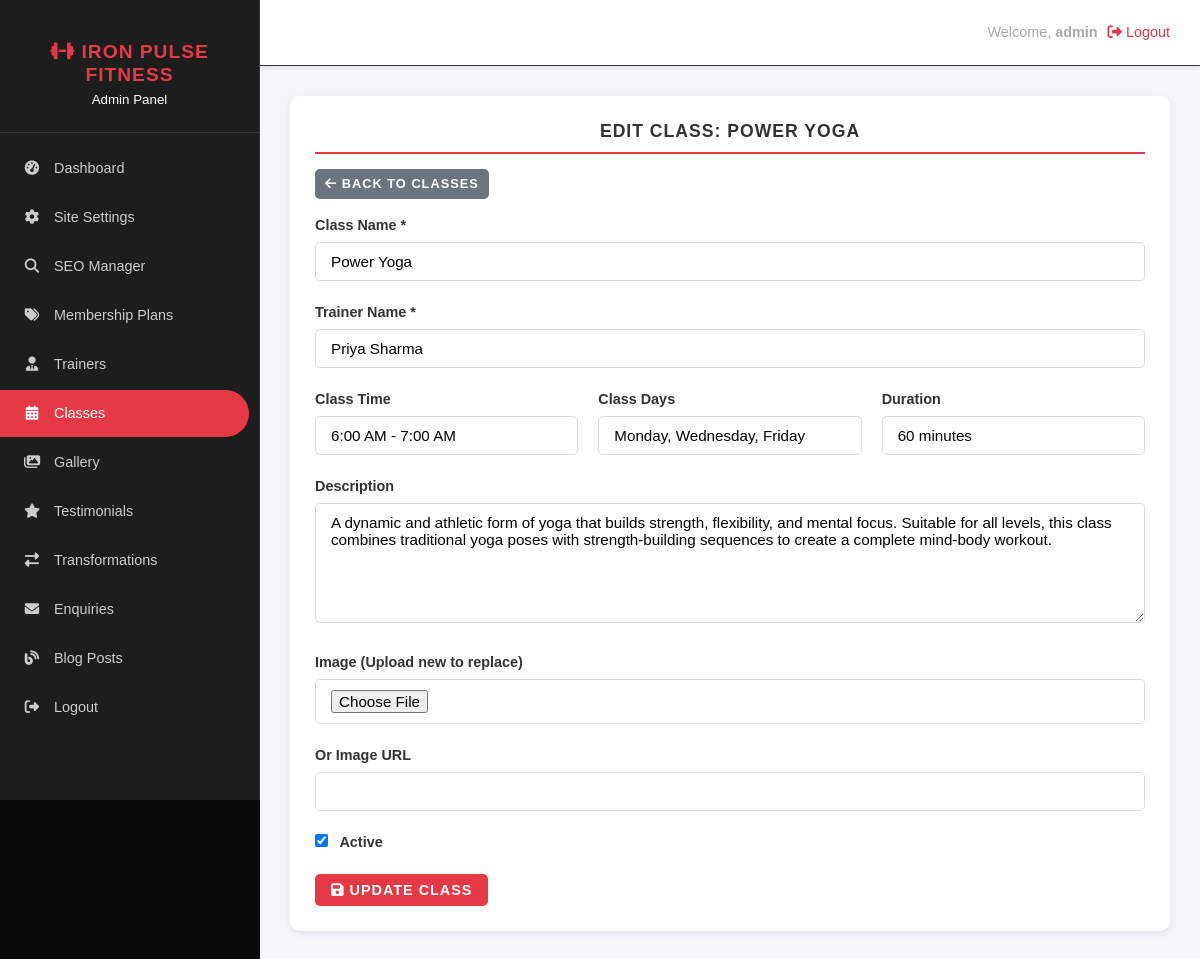
/admin/class-edit.php?id=1 (signed in), run on the app's committed database.
### tables this page shows
CREATE TABLE `site_settings` (
  `id` INT(11) UNSIGNED NOT NULL AUTO_INCREMENT,
  `setting_key` VARCHAR(100) NOT NULL,
  `setting_value` TEXT,
  PRIMARY KEY (`id`),
  UNIQUE KEY `setting_key` (`setting_key`)
);

CREATE TABLE `classes` (
  `id` INT(11) UNSIGNED NOT NULL AUTO_INCREMENT,
  `class_name` VARCHAR(100) NOT NULL,
  `trainer_name` VARCHAR(100) NOT NULL,
  `class_time` VARCHAR(50) NOT NULL,
  `class_days` VARCHAR(100) NOT NULL,
  `duration` VARCHAR(50) NOT NULL,
  `description` TEXT DEFAULT NULL,
  `image` VARCHAR(255) DEFAULT NULL,
  `is_active` TINYINT(1) NOT NULL DEFAULT 1,
  `created_at` TIMESTAMP NOT NULL DEFAULT CURRENT_TIMESTAMP,
  `updated_at` TIMESTAMP NOT NULL DEFAULT CURRENT_TIMESTAMP ON UPDATE CURRENT_TIMESTAMP,
  PRIMARY KEY (`id`)
);

### functions.php (called while the page is built, shortened)
<?php
require_once __DIR__ . '/config.php';
function getSetting(string $key): ?string {
    global $pdo;
    static $cache = [];
    try {
        $stmt = $pdo->prepare("SELECT setting_value FROM site_settings WHERE setting_key = :key LIMIT 1");
        $stmt->execute([':key' => $key]);
        $result = $stmt->fetchColumn();
        $cache[$key] = $result !== false ? $result : null;
        return $cache[$key];
    } catch (PDOException $e) {
        return null;
    }
}
function e(?string $text): string {
    return htmlspecialchars($text ?? '', ENT_QUOTES, 'UTF-8');
}

### admin/class-edit.php (the view, shortened to what this page needs)
<?php
require_once '../config.php';
require_once '../functions.php';
$id = (int)($_GET['id'] ?? 0);
try {
    $stmt = $pdo->prepare("SELECT * FROM classes WHERE id = :id");
    $stmt->execute([':id' => $id]);
    $class = $stmt->fetch();
} catch (PDOException $e) {
    redirect('classes.php');
}
include 'includes/admin-header.php';
?>
<div class="admin-card">
    <h3 class="section-title">Edit Class: <?php echo e($class['class_name']); ?></h3>
    <a href="classes.php" class="btn btn-secondary btn-sm" style="margin-bottom:15px;"><i class="fas fa-arrow-left"></i> Back to Classes</a>
    <form method="POST" action="" enctype="multipart/form-data">
        <div class="form-group">
            <label for="class_name">Class Name *</label>
            <input type="text" id="class_name" name="class_name" required value="<?php echo e($class['class_name']); ?>">
        </div>
        <div class="form-group">
            <label for="trainer_name">Trainer Name *</label>
            <input type="text" id="trainer_name" name="trainer_name" required value="<?php echo e($class['trainer_name']); ?>">
        </div>
        <div style="display: grid; grid-template-columns: repeat(auto-fit, minmax(200px, 1fr)); gap: 20px;">
            <div class="form-group">
                <label for="class_time">Class Time</label>
                <input type="text" id="class_time" name="class_time" value="<?php echo e($class['class_time']); ?>">
            </div>
            <div class="form-group">
                <label for="class_days">Class Days</label>
                <input type="text" id="class_days" name="class_days" value="<?php echo e($class['class_days']); ?>">
            </div>
            <div class="form-group">
                <label for="duration">Duration</label>
                <input type="text" id="duration" name="duration" value="<?php echo e($class['duration']); ?>">
            </div>
        </div>
        <div class="form-group">
            <label for="description">Description</label>
            <textarea id="description" name="description" rows="4"><?php echo e($class['description'] ?? ''); ?></textarea>
        </div>
        <div class="form-group">
            <label for="image">Image (Upload new to replace)</label>
            <input type="file" id="image" name="image" accept="image/jpeg,image/png,image/webp">
        </div>
        <div class="form-group">
            <label for="image_url">Or Image URL</label>
            <input type="text" id="image_url" name="image_url" value="<?php echo e($class['image'] ?? ''); ?>">
        </div>
        <div class="form-group">
            <label><input type="checkbox" name="is_active" value="1" <?php echo $class['is_active'] ? 'checked' : ''; ?>> Active</label>
        </div>
        <button type="submit" class="btn btn-primary"><i class="fas fa-save"></i> Update Class</button>
    </form>
</div>
<?php include 'includes/admin-footer.php'; ?>

### admin/includes/admin-header.php (shortened to what this page needs)
<?php
require_once __DIR__ . '/../../config.php';
require_once __DIR__ . '/../../functions.php';
$currentPage = basename($_SERVER['PHP_SELF']);
$gymName = getSetting('gym_name') ?? 'Gym Admin';
?>
<!DOCTYPE html>
<html lang="en">
<head>
    <link rel="stylesheet" href="https://cdnjs.cloudflare.com/ajax/libs/font-awesome/6.4.0/css/all.min.css">
    <link rel="stylesheet" href="../assets/css/style.css">
</head>
<body>
<div class="admin-panel">
    <aside class="admin-sidebar" id="adminSidebar">
        <div class="sidebar-brand">
            <h2><i class="fas fa-dumbbell"></i> <?php echo e($gymName); ?></h2>
            <small>Admin Panel</small>
        </div>
        <ul class="sidebar-nav">
            <li><a href="dashboard.php" class="<?php echo $currentPage === 'dashboard.php' ? 'active' : ''; ?>"><i class="fas fa-tachometer-alt"></i> Dashboard</a></li>
            <li><a href="settings.php" class="<?php echo $currentPage === 'settings.php' ? 'active' : ''; ?>"><i class="fas fa-cog"></i> Site Settings</a></li>
            <li><a href="seo-manager.php" class="<?php echo $currentPage === 'seo-manager.php' ? 'active' : ''; ?>"><i class="fas fa-search"></i> SEO Manager</a></li>
            <li><a href="plans.php" class="<?php echo in_array($currentPage, ['plans.php', 'plan-add.php', 'plan-edit.php']) ? 'active' : ''; ?>"><i class="fas fa-tags"></i> Membership Plans</a></li>
            <li><a href="trainers.php" class="<?php echo in_array($currentPage, ['trainers.php', 'trainer-add.php', 'trainer-edit.php']) ? 'active' : ''; ?>"><i class="fas fa-user-tie"></i> Trainers</a></li>
            <li><a href="classes.php" class="<?php echo in_array($currentPage, ['classes.php', 'class-add.php', 'class-edit.php']) ? 'active' : ''; ?>"><i class="fas fa-calendar-alt"></i> Classes</a></li>
            <li><a href="gallery.php" class="<?php echo $currentPage === 'gallery.php' ? 'active' : ''; ?>"><i class="fas fa-images"></i> Gallery</a></li>
            <li><a href="testimonials.php" class="<?php echo $currentPage === 'testimonials.php' ? 'active' : ''; ?>"><i class="fas fa-star"></i> Testimonials</a></li>
            <li><a href="transformations.php" class="<?php echo $currentPage === 'transformations.php' ? 'active' : ''; ?>"><i class="fas fa-exchange-alt"></i> Transformations</a></li>
            <li><a href="enquiries.php" class="<?php echo $currentPage === 'enquiries.php' ? 'active' : ''; ?>"><i class="fas fa-envelope"></i> Enquiries</a></li>
            <li><a href="blog-manager.php" class="<?php echo in_array($currentPage, ['blog-manager.php', 'blog-add.php', 'blog-edit.php']) ? 'active' : ''; ?>"><i class="fas fa-blog"></i> Blog Posts</a></li>
            <li><a href="logout.php"><i class="fas fa-sign-out-alt"></i> Logout</a></li>
        </ul>
    </aside>
    <div class="admin-content">
        <div class="admin-topbar">
            <h3><?php echo e($pageTitle ?? 'Admin Panel'); ?></h3>
            <div class="admin-user">
                <span>Welcome, <strong><?php echo e($_SESSION['admin_username'] ?? 'Admin'); ?></strong></span>
                <a href="logout.php"><i class="fas fa-sign-out-alt"></i> Logout</a>
            </div>
        </div>
        <div class="admin-main">

### assets/css/style.css (style rules this page uses)
:root { --primary-color: #e63946; --secondary-color: #1d1d1d; --button-color: #e63946; --bg-dark: #111111; --bg-darker: #0a0a0a; --text-light: #ffffff; --text-muted: #aaaaaa; --whatsapp-color: #25D366; --success-color: #28a745; --error-color: #dc3545; --info-color: #17a2b8; --warning-color: #ffc107; --border-color: #333333; --card-bg: #1a1a1a; --input-bg: #2a2a2a; --sidebar-width: 260px; --header-height: 80px; --font-primary: 'Poppins', sans-serif; --font-heading: 'Oswald', sans-serif; --transition: all 0.3s ease; --shadow: 0 10px 30px rgba(0, 0, 0, 0.3); --shadow-hover: 0 20px 40px rgba(0, 0, 0, 0.5); --radius: 8px; }
*, *::before, *::after { margin: 0; padding: 0; box-sizing: border-box; }
html { scroll-behavior: smooth; font-size: 16px; }
body { font-family: var(--font-primary); background-color: var(--bg-darker); color: var(--text-light); line-height: 1.6; overflow-x: hidden; -webkit-font-smoothing: antialiased; -moz-osx-font-smoothing: grayscale; }
a { text-decoration: none; color: inherit; transition: var(--transition); }
ul, ol { list-style: none; }
button { cursor: pointer; border: none; outline: none; font-family: inherit; }
input, textarea, select { font-family: inherit; outline: none; }
h1, h2, h3, h4, h5, h6 { font-family: var(--font-heading); font-weight: 700; line-height: 1.2; text-transform: uppercase; letter-spacing: 1px; }
h2 { font-size: 2.5rem; }
h3 { font-size: 1.8rem; }
.section-title { text-align: center; margin-bottom: 60px; }
.btn { display: inline-block; padding: 14px 32px; font-size: 0.9rem; font-weight: 600; text-transform: uppercase; letter-spacing: 1px; border-radius: var(--radius); transition: var(--transition); text-align: center; cursor: pointer; border: 2px solid transparent; }
.btn-primary { background-color: var(--primary-color); color: var(--text-light); border-color: var(--primary-color); }
.btn-secondary { background-color: transparent; color: var(--text-light); border-color: var(--text-light); }
.btn-sm { padding: 10px 20px; font-size: 0.8rem; }
.form-group { margin-bottom: 20px; }
.form-group label { display: block; margin-bottom: 8px; font-size: 0.9rem; font-weight: 500; color: var(--text-light); }
.admin-sidebar { position: fixed; top: 0; left: 0; width: var(--sidebar-width); height: 100vh; background-color: var(--bg-dark); border-right: 1px solid var(--border-color); padding: 20px 0; overflow-y: auto; z-index: 100; transition: var(--transition); }
.admin-content { margin-left: var(--sidebar-width); flex: 1; min-height: 100vh; background-color: var(--bg-darker); }
.admin-topbar { background-color: var(--bg-dark); padding: 15px 30px; display: flex; justify-content: space-between; align-items: center; border-bottom: 1px solid var(--border-color); position: sticky; top: 0; z-index: 50; }
.admin-topbar .admin-user { display: flex; align-items: center; gap: 10px; color: var(--text-muted); font-size: 0.9rem; }
.admin-main { padding: 30px; }
@media (max-width: 1200px) { h2 { font-size: 2.2rem; } }

### data on the page
site_settings: setting_value "IRON PULSE FITNESS"
classes: class_name "POWER YOGA", class_name "Power Yoga", trainer_name "Priya Sharma", class_time "6:00 AM - 7:00 AM", class_days "Monday, Wednesday, Friday", duration "60 minutes", description "A dynamic and athletic form of yoga that builds strength, flexibility, and mental focus. Suitable for all levels, this class combines traditional yoga poses with strength-building sequences to create a complete mind-body workout.", is_active "☑"

### other printed values
$_SESSION['admin_username'] "admin"
